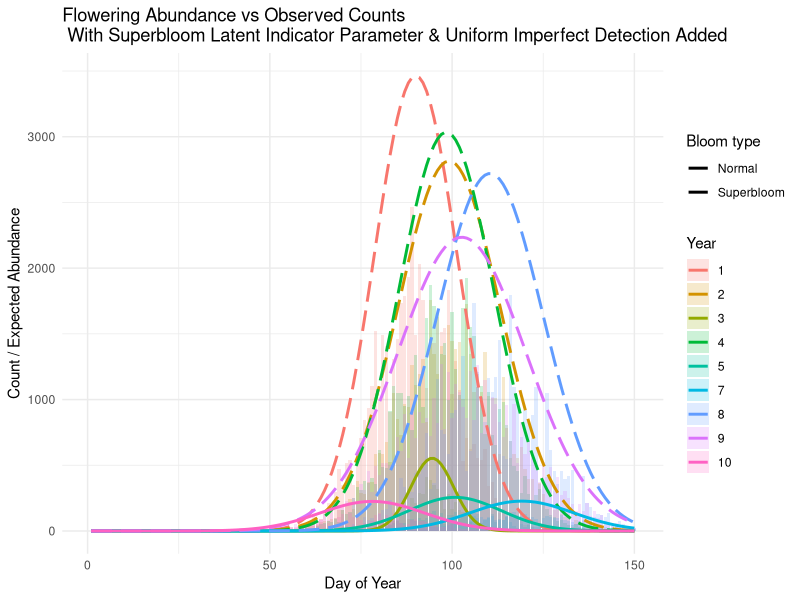
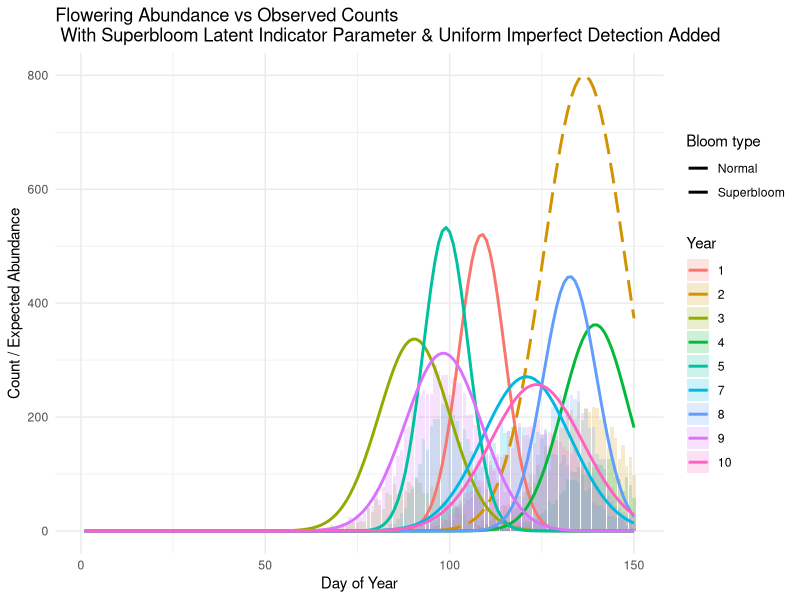
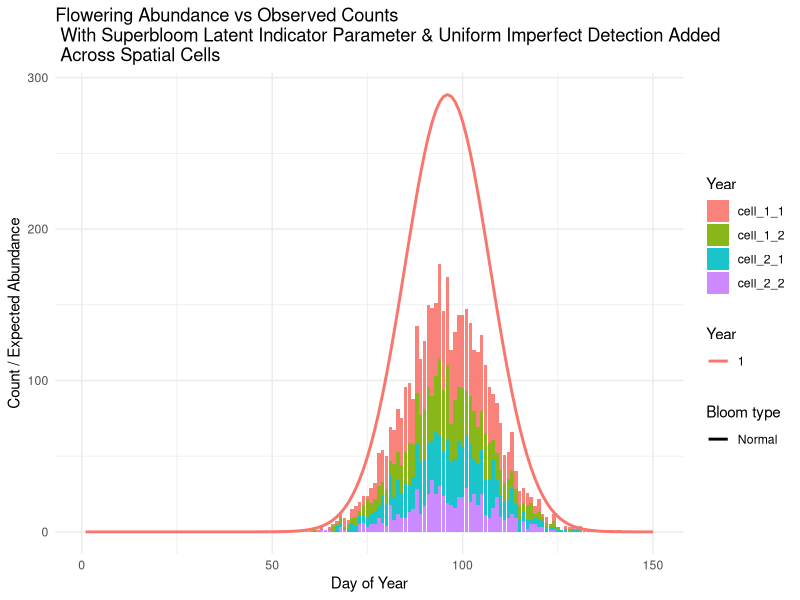

The R source for these figures, in order:
## ---- chunk 1
knitr::opts_chunk$set(echo = TRUE)
## ---- chunk 2
library(tidyverse)
## ---- chunk 3
sim.latent.w.det.fxn <- function(n_years = 30, # number of years to simu
                         days = 1:365, # doy 
                         mu_peak = 100, # center for mean flowering
                         dur = 12, # duration of flowering 
                         y_var = 0, # variability per year
                         alpha_0 = 9, # standard bloom
                         alpha_1 = 2.5, # additional bloom param
                         pbloom = 0.2, # the prob of superbloom
                         pdet = 0.5 # the observation rate 
                         ){
# define temporal parms
n_years <- n_years
days <- days

# set up simu parms (shifting to hyperparameters)
mu_mu <- rnorm(1, mean = mu_peak, sd = 10) # mean DOY peak across years
sigma_mu <- abs(rnorm(1, mean = y_var, sd = 5)) # variability across years
mu_sigma <- rnorm(1, mean = dur, sd = 3) # spread/duration of flowering 
sigma_sigma <- abs(rnorm(1, mean = 0, sd = 3)) # spread/duration of flowering
alpha_0 <- alpha_0 # means that N_y ~ exp(9) in normal years
alpha_1 <- alpha_1 # means that N_y ~ exp(9 + 2.5) in superbloom years

calibrate_bloom_beta <- function(mean, fixed_shape1 = 2) {
  if (mean <= 0 || mean >= 1) stop("mean must be strictly between 0 and 1")
  shape1 <- fixed_shape1
  shape2 <- shape1 * (1 - mean) / mean
  return(list(pshape1 = shape1, pshape2 = shape2))
}
bloom_params <- calibrate_bloom_beta(mean = pbloom, fixed_shape1 = 2)
p_bloom <- rbeta(1, shape1 = bloom_params$pshape1, shape2 = bloom_params$pshape2) # beta distribution, the conjugate prior for the Bernoulli and Binomial, 
# year specific parameters
mu_y <- rnorm(n_years, mean = mu_mu, sd = sigma_mu) # draw each year's flowering mean mu_y for Normal Distributions defined by the hyperparameters mu_mu & sigma_mu
sigma_y <- abs(rnorm(n_years, mean = mu_sigma, sd = sigma_sigma)) # draw each year's standard deviation sigma_y from Normal distributions defined by the hyperparameters mu_sigma and sigma_sigma
S_y <- rbinom(n_years, size = 1, prob = p_bloom) # draw from a binomial distribution for whether this should be a superbloom year, given the probability of the superbloom. 

log_N_y <- alpha_0 + alpha_1 * S_y # Determine log-abundance of flowering
N_y <- exp(log_N_y) # Exponentiate

# simulate count data with latent superbloom indicator S_y
sim.latent.det <- purrr::map_dfr(1:n_years, function(y){
  doy_density <- dnorm(days, mean = mu_y[y], sd = sigma_y[y]) # pdf over doy 
  A_yd <- N_y[y] * doy_density # expected abd lambda_{y,d}
  true_count <- rpois(length(A_yd), lambda = A_yd) # Poisson count draw
  # make an observation process rate
  # Helper function to calibrate beta distribution for desired mean
  
calibrate_beta <- function(mean, fixed_shape1 = 10) { # build a internal fxn that allows for setting the detection rate as a percentage.
  shape1 <- fixed_shape1
  shape2 <- shape1 * (1 - mean) / mean
  return(list(shape1 = shape1, shape2 = shape2))
}
beta_params <- calibrate_beta(pdet)  # Allows for input of decimal percentage
pdet_y <- rbeta(n_years, shape1 = beta_params$shape1, shape2 = beta_params$shape2) # Vary across years, but have an expected value around pdet input
obs_count <-rbinom(length(true_count), size = true_count, prob = pdet_y) # pull count data with abundance * detection rate. 

# inference level 

  # construct summary
  tibble( 
    year = y, 
    doy = days, 
    mu_y = mu_y[y],
    sigma_y = sigma_y[y], 
    S_y = S_y[y], 
    N_y = N_y[y], 
    abundance = A_yd, 
    true_count = true_count, 
    obs_count = obs_count
  )
}
  )
return(sim.latent.det)
}
## ---- chunk 4
set.seed(872)
simu_data <- sim.latent.w.det.fxn(n_years = 10, days = 1:150, dur = 12, y_var = 10) # simulate 10 years with 150 days (beginning of year to roughly end of spring)

# visualize
simu_data %>%
  filter(year %in% c(1,2,3,4,5,7,8,9,10)) %>%
  ggplot() +
  # geom_col(aes(x = doy, y = true_count, fill = factor(year)),
  #          position = "identity", width = bin_width * 0.9, alpha = 0.1) +
  geom_col(aes(x = doy, y = obs_count, fill = factor(year)), 
           position = "identity", alpha = 0.2) +
  geom_line(aes(x = doy, y = abundance, color = factor(year), linetype = factor(S_y)), linewidth = 1) +
  scale_linetype_manual(values = c("solid", "longdash"),
                        labels = c("Normal", "Superbloom"),
                        name = "Bloom type") +
  labs(title = "Flowering Abundance vs Observed Counts \n With Superbloom Latent Indicator Parameter & Uniform Imperfect Detection Added",
       x = "Day of Year", y = "Count / Expected Abundance", color = "Year", fill = "Year") +
  theme_minimal()
## ---- chunk 5
# pre-step, summarize the observation data into week (7 day) increments
simu_data_weekly <- simu_data %>% 
  mutate(
    week = ceiling(doy/7)
  ) %>% 
  group_by(year, week, S_y) %>% 
  summarize(
    obs_count_sum = sum(obs_count, na.rm = TRUE),
    obs_count_mean = mean(obs_count, na.rm = TRUE), 
    true_count_sum = sum(true_count, na.rm = TRUE), 
    .groups = "drop"
  )
# Stage 1) Use a glm to classify which years are superbloom years

## summarize the year's information 
yearly_summary <- simu_data_weekly %>% 
  group_by(year) %>% 
  summarize(
    year_obs_sum = sum(obs_count_sum), 
    peak_week = week[which.max(obs_count_sum)], 
    count_sd = sd(obs_count_sum), 
    S_y = unique(S_y), 
    .groups = "drop"
  )

## run a glm predicting S_y (superbloom status) based on the summarized info
glm_superbloom <- glm(S_y ~ year_obs_sum + peak_week + count_sd,
                      family = "binomial", data = yearly_summary)

## predict superblooms using this glm as our classification model
yearly_summary <- yearly_summary %>% 
  mutate(S_y_hat_prob = predict(glm_superbloom, type = "response"), 
         S_y_hat = ifelse(S_y_hat_prob > 0.5, 1, 0))

## create a confusion matrix 
confusion_matrix <- table(True = yearly_summary$S_y, Predicted = yearly_summary$S_y_hat)
print(confusion_matrix)

# step 2) Use Z-scores across years that contained candidate superblooms to classify large observation windows

## filter to only superbloom years (as identified by our predictive glm)
candidate_superbloom_years <- filter(yearly_summary, S_y_hat == 1) %>% select(year)
candidate_superbloom_years <- candidate_superbloom_years$year

## filter weekly binned data to just superbloom years, compute mean and sd per week across all superbloom years 
# Aggregate daily observations into weekly sums
sb_data_weekly <- simu_data %>%
  mutate(
    week = ceiling(doy / 7)
  ) %>%
  group_by(year, week, S_y) %>%
  summarize(
    obs_count_sum = sum(obs_count, na.rm = TRUE),
    .groups = "drop"
  ) %>% 
  filter(year %in% candidate_superbloom_years)

# Compute year-specific mean and SD of weekly sums
sim_data_weekly_z_inyear <- sb_data_weekly %>%
  group_by(year) %>%
  mutate(
    year_mean = mean(obs_count_sum, na.rm = TRUE),
    year_sd = sd(obs_count_sum, na.rm = TRUE),
    z_score_in_year = (obs_count_sum - year_mean) / year_sd
  ) %>%
  ungroup()

# Find high quantity weekbins in the superbloom year
sb_candidate_wk_bins <- filter(sim_data_weekly_z_inyear, z_score_in_year > 2)
## ---- chunk 6
sim.latent.w.inc.det <- function(n_years = 30, # number of years to simu
                         days = 1:365, # doy 
                         mu_peak = 100, # center for mean flowering
                         dur = 12, # duration of flowering 
                         y_var = 0, # variability per year
                         alpha_0 = 9, # standard bloom
                         alpha_1 = 2.5, # additional bloom param
                         pbloom = 0.2, # the prob of superbloom
                         min_det = 0.2,
                         max_det = 0.8# the observation rate 
                         ){
# define temporal parms
n_years <- n_years
days <- days

# set up simu parms (shifting to hyperparameters)
mu_mu <- rnorm(1, mean = mu_peak, sd = 10) # mean DOY peak across years
sigma_mu <- abs(rnorm(1, mean = y_var, sd = 5)) # variability across years
mu_sigma <- rnorm(1, mean = dur, sd = 3) # spread/duration of flowering 
sigma_sigma <- abs(rnorm(1, mean = 0, sd = 3)) # spread/duration of flowering
alpha_0 <- alpha_0 # means that N_y ~ exp(9) in normal years
alpha_1 <- alpha_1 # means that N_y ~ exp(9 + 2.5) in superbloom years

calibrate_bloom_beta <- function(mean, fixed_shape1 = 2) {
  if (mean <= 0 || mean >= 1) stop("mean must be strictly between 0 and 1")
  shape1 <- fixed_shape1
  shape2 <- shape1 * (1 - mean) / mean
  return(list(pshape1 = shape1, pshape2 = shape2))
}
bloom_params <- calibrate_bloom_beta(mean = pbloom, fixed_shape1 = 2)
p_bloom <- rbeta(1, shape1 = bloom_params$pshape1, shape2 = bloom_params$pshape2) # beta distribution, the conjugate prior for the Bernoulli and Binomial, 
# year specific parameters
mu_y <- rnorm(n_years, mean = mu_mu, sd = sigma_mu) # draw each year's flowering mean mu_y for Normal Distributions defined by the hyperparameters mu_mu & sigma_mu
sigma_y <- abs(rnorm(n_years, mean = mu_sigma, sd = sigma_sigma)) # draw each year's standard deviation sigma_y from Normal distributions defined by the hyperparameters mu_sigma and sigma_sigma
S_y <- rbinom(n_years, size = 1, prob = p_bloom) # draw from a binomial distribution for whether this should be a superbloom year, given the probability of the superbloom. 

log_N_y <- alpha_0 + alpha_1 * S_y # Determine log-abundance of flowering
N_y <- exp(log_N_y) # Exponentiate

# simulate count data with latent superbloom indicator S_y
sim.latent.det <- purrr::map_dfr(1:n_years, function(y){
  doy_density <- dnorm(days, mean = mu_y[y], sd = sigma_y[y]) # pdf over doy 
  A_yd <- N_y[y] * doy_density # expected abd lambda_{y,d}
  true_count <- rpois(length(A_yd), lambda = A_yd) # Poisson count draw
  # Helper function to calibrate beta distribution for desired mean
  
calibrate_beta <- function(mean, fixed_shape1 = 10) { # build a internal fxn that allows for setting the detection rate as a percentage.
  shape1 <- fixed_shape1
  shape2 <- shape1 * (1 - mean) / mean
  return(list(shape1 = shape1, shape2 = shape2))
}
# beta_params <- calibrate_beta(pdet)  # Allows for input of decimal percentage
# pdet_y <- rbeta(n_years, shape1 = beta_params$shape1, shape2 = beta_params$shape2) # Vary across years, but have an expected value around pdet input
# create trend of sampling throughout the years
pdet_trend <- seq(min_det, max_det, length.out = n_years)
# calibrate detection per year
pdet_y <- map_dbl(pdet_trend, function(p) {
  beta_params <- calibrate_beta(p)
  rbeta(1, shape1 = beta_params$shape1, shape2 = beta_params$shape2)
})

obs_count <-rbinom(length(true_count), size = true_count, prob = pdet_y[y]) # pull count data with abundance * detection rate. 

# inference level 

  # construct summary
  tibble( 
    year = y, 
    doy = days, 
    mu_y = mu_y[y],
    sigma_y = sigma_y[y], 
    S_y = S_y[y], 
    N_y = N_y[y], 
    abundance = A_yd, 
    true_count = true_count, 
    obs_count = obs_count, 
    pdet_y[y]
  )
}
  )
return(sim.latent.det)
}
## ---- chunk 7
#set.seed(872)
simu_data <- sim.latent.w.inc.det(n_years = 10, days = 1:150, dur = 12, y_var = 10, alpha_0 = 9, alpha_1 = 1) # simulate 10 years with 150 days (beginning of year to roughly end of spring)
# visualize
simu_data %>%
  filter(year %in% c(1,2,3,4,5,7,8,9,10)) %>%
  ggplot() +
  # geom_col(aes(x = doy, y = true_count, fill = factor(year)),
  #          position = "identity", width = bin_width * 0.9, alpha = 0.1) +
  geom_col(aes(x = doy, y = obs_count, fill = factor(year)), 
           position = "identity", alpha = 0.2) +
  geom_line(aes(x = doy, y = abundance, color = factor(year), linetype = factor(S_y)), linewidth = 1) +
  scale_linetype_manual(values = c("solid", "longdash"),
                        labels = c("Normal", "Superbloom"),
                        name = "Bloom type") +
  labs(title = "Flowering Abundance vs Observed Counts \n With Superbloom Latent Indicator Parameter & Uniform Imperfect Detection Added",
       x = "Day of Year", y = "Count / Expected Abundance", color = "Year", fill = "Year") +
  theme_minimal()
## ---- chunk 8
# pre-step, summarize the observation data into week (7 day) increments
simu_data_weekly <- simu_data %>% 
  mutate(
    week = ceiling(doy/7)
  ) %>% 
  group_by(year, week, S_y) %>% 
  summarize(
    obs_count_sum = sum(obs_count, na.rm = TRUE),
    obs_count_mean = mean(obs_count, na.rm = TRUE), 
    true_count_sum = sum(true_count, na.rm = TRUE), 
    .groups = "drop"
  )
# Stage 1) Use a glm to classify which years are superbloom years

## summarize the year's information 
yearly_summary <- simu_data_weekly %>% 
  group_by(year) %>% 
  summarize(
    year_obs_sum = sum(obs_count_sum), 
    peak_week = week[which.max(obs_count_sum)], 
    count_sd = sd(obs_count_sum), 
    S_y = unique(S_y), 
    .groups = "drop"
  )

## run a glm predicting S_y (superbloom status) based on the summarized info
glm_superbloom <- glm(S_y ~ year_obs_sum + peak_week + count_sd,
                      family = "binomial", data = yearly_summary)

## predict superblooms using this glm as our classification model
yearly_summary <- yearly_summary %>% 
  mutate(S_y_hat_prob = predict(glm_superbloom, type = "response"), 
         S_y_hat = ifelse(S_y_hat_prob > 0.5, 1, 0))

## create a confusion matrix 
confusion_matrix <- table(True = yearly_summary$S_y, Predicted = yearly_summary$S_y_hat)
print(confusion_matrix)

# step 2) Use Z-scores across years that contained candidate superblooms to classify large observation windows

## filter to only superbloom years (as identified by our predictive glm)
candidate_superbloom_years <- filter(yearly_summary, S_y_hat == 1) %>% select(year)
candidate_superbloom_years <- candidate_superbloom_years$year

## filter weekly binned data to just superbloom years, compute mean and sd per week across all superbloom years 
# Aggregate daily observations into weekly sums
sb_data_weekly <- simu_data %>%
  mutate(
    week = ceiling(doy / 7)
  ) %>%
  group_by(year, week, S_y) %>%
  summarize(
    obs_count_sum = sum(obs_count, na.rm = TRUE),
    .groups = "drop"
  ) %>% 
  filter(year %in% candidate_superbloom_years)

# Compute year-specific mean and SD of weekly sums
sim_data_weekly_z_inyear <- sb_data_weekly %>%
  group_by(year) %>%
  mutate(
    year_mean = mean(obs_count_sum, na.rm = TRUE),
    year_sd = sd(obs_count_sum, na.rm = TRUE),
    z_score_in_year = (obs_count_sum - year_mean) / year_sd
  ) %>%
  ungroup()

# Find high quantity weekbins in the superbloom year
sb_candidate_wk_bins <- filter(sim_data_weekly_z_inyear, z_score_in_year > 2)
## ---- chunk 9
# Define the function
sim.latent.w.det.spatial2 <- function(
  n_years = 30,
  days = 1:150,
  mu_peak = 100,
  dur = 12,
  y_var = 0,
  alpha_0 = 9,
  alpha_1 = 2.5,
  pbloom = 0.2,
  pdet = 0.5,
  grid_n = 5,
  dirichlet_conc = 1e6 # smaller = more uneven site abundances
) {
  # Temporal hyperparameters
  mu_mu <- rnorm(1, mean = mu_peak, sd = 10)
  sigma_mu <- abs(rnorm(1, mean = y_var, sd = 5))
  mu_sigma <- rnorm(1, mean = dur, sd = 3)
  sigma_sigma <- abs(rnorm(1, mean = 0, sd = 3))

  # Superbloom probability
  calibrate_bloom_beta <- function(mean, fixed_shape1 = 2) {
    shape1 <- fixed_shape1
    shape2 <- shape1 * (1 - mean) / mean
    list(pshape1 = shape1, pshape2 = shape2)
  }
  bloom_params <- calibrate_bloom_beta(mean = pbloom)
  p_bloom <- rbeta(1, shape1 = bloom_params$pshape1, shape2 = bloom_params$pshape2)

  # Year-specific flowering parameters
  mu_y <- rnorm(n_years, mean = mu_mu, sd = sigma_mu)
  sigma_y <- abs(rnorm(n_years, mean = mu_sigma, sd = sigma_sigma))
  S_y <- rbinom(n_years, 1, prob = p_bloom)
  log_N_y <- alpha_0 + alpha_1 * S_y
  N_y <- exp(log_N_y)

  # Spatial grid
  calibrate_beta <- function(mean, fixed_shape1 = 10) {
    shape1 <- fixed_shape1
    shape2 <- shape1 * (1 - mean) / mean
    list(shape1 = shape1, shape2 = shape2)
  }
  beta_params <- calibrate_beta(pdet)
  spatial_grid <- expand.grid(x = 1:grid_n, y = 1:grid_n) %>%
    mutate(
      cell_id = paste0("cell_", x, "_", y),
      pdet = rbeta(n = n(), shape1 = beta_params$shape1, shape2 = beta_params$shape2)
    )

  n_cells <- nrow(spatial_grid)

  # Generate data for each year
  sim_obs <- purrr::map_dfr(1:n_years, function(y) {
    # Daily expected abundance (density)
    doy_density <- dnorm(days, mean = mu_y[y], sd = sigma_y[y])

    # Dirichlet proportions across cells
    prop_cells <- MCMCpack::rdirichlet(1, rep(dirichlet_conc, n_cells))[1,]

    # For each cell
    daily_results <- purrr::map_dfr(1:n_cells, function(i) {
      cell <- spatial_grid[i, ]
      pdet_c <- cell$pdet
      prop_c <- prop_cells[i]

      # Expected abundance curve for this cell
      A_d_c <- N_y[y] * prop_c * doy_density

      # Simulate counts
      true_count <- rpois(length(A_d_c), lambda = A_d_c)
      obs_count <- rbinom(length(A_d_c), size = true_count, prob = pdet_c)

      tibble(
        year = y,
        doy = days,
        true_count = true_count,
        obs_count = obs_count,
        abundance = A_d_c,
        mu_y = mu_y[y],
        sigma_y = sigma_y[y],
        S_y = S_y[y],
        N_y = N_y[y],
        cell_id = cell$cell_id,
        x = cell$x,
        y = cell$y,
        pdet = pdet_c,
        prop_abundance = prop_c
      )
    })

    # Compute total true count per year & doy
    totals <- daily_results %>%
      group_by(year, doy) %>%
      summarize(
        true_count_total = sum(true_count),
        abundance_total = sum(abundance),
        .groups = "drop"
      )

    # Join back
    daily_results %>%
      left_join(totals, by = c("year", "doy"))
  })

  return(sim_obs)
}
## ---- chunk 10
set.seed(782)
spatial_sim <- sim.latent.w.det.spatial2(n_years = 1000, pbloom = 0.2, grid_n = 2, dirichlet_conc = 5) # ngrid is 5x5 = 25 spatial cells

# create a visual for comparison 
spatial_sim %>%
  filter(year %in% c(1)) %>%
  ggplot() +
  # geom_col(aes(x = doy, y = true_count, fill = factor(year)),
  #          position = "identity", width = bin_width * 0.9, alpha = 0.1) +
  geom_col(aes(x = doy, y = obs_count, fill = factor(cell_id)), 
           position = "stack", alpha = 0.9) +
  geom_line(aes(x = doy, y = abundance_total, color = factor(year), linetype = factor(S_y)), linewidth = 1) +
  scale_linetype_manual(values = c("solid", "longdash"),
                        labels = c("Normal", "Superbloom"),
                        name = "Bloom type") +
  labs(title = "Flowering Abundance vs Observed Counts \n With Superbloom Latent Indicator Parameter & Uniform Imperfect Detection Added \n Across Spatial Cells",
       x = "Day of Year", y = "Count / Expected Abundance", color = "Year", fill = "Year") +
  theme_minimal()
## ---- chunk 11
# pre-step, summarize the observation data into week (7 day) increments
simu_data_weekly <- spatial_sim %>% 
  mutate(
    week = ceiling(doy/7)
  ) %>% 
  group_by(year, week, cell_id) %>% 
  summarize(
    obs_count_sum = sum(obs_count, na.rm = TRUE),
    obs_count_mean = mean(obs_count, na.rm = TRUE), 
    true_count_sum = sum(true_count, na.rm = TRUE), 
    .groups = "drop", 
    S_y = unique(S_y)
  )
# Stage 1) Use a glm to classify which years are superbloom years

## summarize the year's information 
yearly_summary <- simu_data_weekly %>% 
  group_by(year, cell_id) %>% 
  summarize(
    year_obs_sum = sum(obs_count_sum), 
    peak_week = week[which.max(obs_count_sum)], 
    count_sd = sd(obs_count_sum), 
    S_y = unique(S_y), 
    .groups = "drop"
  )

## run a glm predicting S_y (superbloom status) based on the summarized info
glm_superbloom <- glm(S_y ~ year_obs_sum + peak_week + count_sd + cell_id,
                      family = "binomial", data = yearly_summary)

## predict superblooms using this glm as our classification model
yearly_summary <- yearly_summary %>% 
  mutate(S_y_hat_prob = predict(glm_superbloom, type = "response"), 
         S_y_hat = ifelse(S_y_hat_prob > 0.5, 1, 0))

## create a confusion matrix 
confusion_matrix <- table(True = yearly_summary$S_y, Predicted = yearly_summary$S_y_hat)
print(confusion_matrix)

# step 2) Use Z-scores across years that contained candidate superblooms to classify large observation windows

## filter to only superbloom years (as identified by our predictive glm)
candidate_superbloom_years <- yearly_summary %>% 
  filter(S_y_hat == 1) %>% 
  dplyr::select(year)
candidate_superbloom_years <- unique(candidate_superbloom_years$year)

## filter weekly binned data to just superbloom years, compute mean and sd per week across all superbloom years 
# Aggregate daily observations into weekly sums
sb_data_weekly <- spatial_sim %>%
  mutate(
    week = ceiling(doy / 7)
  ) %>%
  group_by(year, week, S_y, cell_id) %>%
  summarize(
    obs_count_sum = sum(obs_count, na.rm = TRUE),
    .groups = "drop"
  ) %>% 
  filter(year %in% candidate_superbloom_years)

# Compute year-specific mean and SD of weekly sums
sim_data_weekly_z_inyear <- sb_data_weekly %>%
  group_by(year) %>%
  mutate(
    year_mean = mean(obs_count_sum, na.rm = TRUE),
    year_sd = sd(obs_count_sum, na.rm = TRUE),
    z_score_in_year = (obs_count_sum - year_mean) / year_sd
  ) %>%
  ungroup()

# Find high quantity weekbins in the superbloom year
sb_candidate_wk_bins <- filter(sim_data_weekly_z_inyear, z_score_in_year > 2)
